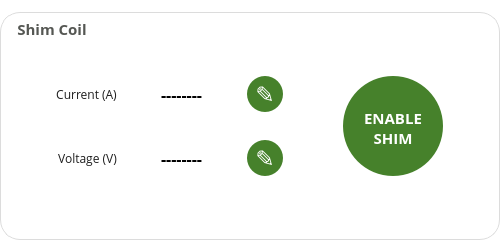
         <widget class="QGroupBox" name="rigol1_group">
          <property name="enabled">
           <bool>true</bool>
          </property>
          <property name="sizePolicy">
           <sizepolicy hsizetype="Expanding" vsizetype="Expanding">
            <horstretch>0</horstretch>
            <verstretch>0</verstretch>
           </sizepolicy>
          </property>
          <property name="minimumSize">
           <size>
            <width>500</width>
            <height>170</height>
           </size>
          </property>
          <property name="maximumSize">
           <size>
            <width>100000</width>
            <height>100000</height>
           </size>
          </property>
          <property name="font">
           <font>
            <family>Open Sans</family>
            <pointsize>11</pointsize>
            <weight>75</weight>
            <bold>true</bold>
           </font>
          </property>
          <property name="styleSheet">
           <string notr="true">QGroupBox {
/*border: 1px solid rgb(180, 180, 180);*/
border: none;
background: white;
border-radius: 20px;
margin-top: 12px;
border: 1px solid rgb(220,220,220);
}

QGroupBox::title {
subcontrol-origin: margin;
/*left: 20px;*/
padding: 0px 3px;
left: 12px;
top: 18px;
color: rgb(85, 87, 83);
}

QGroupBox::title:disabled {
color: rgb(180,180,180);
}</string>
          </property>
          <property name="title">
           <string>Shim Coil</string>
          </property>
          <layout class="QGridLayout" name="gridLayout_4" rowstretch="8,0,1,0,8">
           <property name="horizontalSpacing">
            <number>15</number>
           </property>
           <item row="3" column="1" alignment="Qt::AlignRight">
            <widget class="QLabel" name="label_5">
             <property name="font">
              <font>
               <family>Open Sans</family>
               <pointsize>9</pointsize>
              </font>
             </property>
             <property name="styleSheet">
              <string notr="true">QLabel{ background: none; color: rgb(30,30,30); }
QLabel:disabled{ color: rgb(180,180,180); }</string>
             </property>
             <property name="text">
              <string>Voltage (V)</string>
             </property>
             <property name="alignment">
              <set>Qt::AlignCenter</set>
             </property>
            </widget>
           </item>
           <item row="0" column="2">
            <spacer name="verticalSpacer_12">
             <property name="orientation">
              <enum>Qt::Vertical</enum>
             </property>
             <property name="sizeHint" stdset="0">
              <size>
               <width>20</width>
               <height>40</height>
              </size>
             </property>
            </spacer>
           </item>
           <item row="1" column="1" alignment="Qt::AlignRight">
            <widget class="QLabel" name="label_20">
             <property name="font">
              <font>
               <family>Open Sans</family>
               <pointsize>9</pointsize>
              </font>
             </property>
             <property name="styleSheet">
              <string notr="true">QLabel{ background: none; color: rgb(30,30,30); }
QLabel:disabled{ color: rgb(180,180,180); }</string>
             </property>
             <property name="text">
              <string>Current (A)</string>
             </property>
             <property name="alignment">
              <set>Qt::AlignCenter</set>
             </property>
            </widget>
           </item>
           <item row="3" column="2" alignment="Qt::AlignHCenter">
            <widget class="QLineEdit" name="shim_volt_edit">
             <property name="minimumSize">
              <size>
               <width>100</width>
               <height>36</height>
              </size>
             </property>
             <property name="maximumSize">
              <size>
               <width>100</width>
               <height>36</height>
              </size>
             </property>
             <property name="font">
              <font>
               <family>Open Sans</family>
               <pointsize>12</pointsize>
               <weight>75</weight>
               <bold>true</bold>
              </font>
             </property>
             <property name="styleSheet">
              <string notr="true">QLineEdit { height: 34px; border-radius: 17px; border: none; background: white; color: black; }
QLineEdit:disabled { color: white; }
</string>
             </property>
             <property name="text">
              <string>--------</string>
             </property>
             <property name="alignment">
              <set>Qt::AlignCenter</set>
             </property>
             <property name="readOnly">
              <bool>true</bool>
             </property>
            </widget>
           </item>
           <item row="1" column="0">
            <spacer name="horizontalSpacer_12">
             <property name="orientation">
              <enum>Qt::Horizontal</enum>
             </property>
             <property name="sizeHint" stdset="0">
              <size>
               <width>40</width>
               <height>20</height>
              </size>
             </property>
            </spacer>
           </item>
           <item row="1" column="4">
            <spacer name="horizontalSpacer_13">
             <property name="orientation">
              <enum>Qt::Horizontal</enum>
             </property>
             <property name="sizeType">
              <enum>QSizePolicy::Fixed</enum>
             </property>
             <property name="sizeHint" stdset="0">
              <size>
               <width>45</width>
               <height>20</height>
              </size>
             </property>
            </spacer>
           </item>
           <item row="1" column="3" alignment="Qt::AlignLeft">
            <widget class="QPushButton" name="shim_curr_button">
             <property name="minimumSize">
              <size>
               <width>36</width>
               <height>36</height>
              </size>
             </property>
             <property name="maximumSize">
              <size>
               <width>100000</width>
               <height>36</height>
              </size>
             </property>
             <property name="font">
              <font>
               <family>Open Sans</family>
               <pointsize>17</pointsize>
              </font>
             </property>
             <property name="styleSheet">
              <string notr="true">QPushButton:hover:pressed {
	background-color: qlineargradient(x1: 0, y1: 0, x2: 0, y2: 1, stop: 0 #2f5b12, stop: 1 #2f5b12);
}

QPushButton {
	background-color: qlineargradient(x1: 0, y1: 0, x2: 0, y2: 1, stop: 0 #46812B, stop: 1 #46812B);
	border: none;
	border-radius: 18px;
	color: white;
	height: 36px;
	width: 36px;
}

QPushButton:hover {
	background-color: qlineargradient(x1: 0, y1: 0, x2: 0, y2: 1, stop: 0 #407527, stop: 1 #407527);
}

QPushButton:disabled {
	background-color: qlineargradient(x1: 0, y1: 0, x2: 0, y2: 1, stop: 0 rgb(181, 181, 181), stop: 1 rgb(181, 181, 181));
}</string>
             </property>
             <property name="text">
              <string>✎</string>
             </property>
            </widget>
           </item>
           <item row="3" column="3" alignment="Qt::AlignLeft">
            <widget class="QPushButton" name="shim_volt_button">
             <property name="minimumSize">
              <size>
               <width>36</width>
               <height>36</height>
              </size>
             </property>
             <property name="maximumSize">
              <size>
               <width>100000</width>
               <height>36</height>
              </size>
             </property>
             <property name="font">
              <font>
               <family>Open Sans</family>
               <pointsize>17</pointsize>
              </font>
             </property>
             <property name="styleSheet">
              <string notr="true">QPushButton:hover:pressed {
	background-color: qlineargradient(x1: 0, y1: 0, x2: 0, y2: 1, stop: 0 #2f5b12, stop: 1 #2f5b12);
}

QPushButton {
	background-color: qlineargradient(x1: 0, y1: 0, x2: 0, y2: 1, stop: 0 #46812B, stop: 1 #46812B);
	border: none;
	border-radius: 18px;
	color: white;
	height: 36px;
	width: 36px;
}

QPushButton:hover {
	background-color: qlineargradient(x1: 0, y1: 0, x2: 0, y2: 1, stop: 0 #407527, stop: 1 #407527);
}

QPushButton:disabled {
	background-color: qlineargradient(x1: 0, y1: 0, x2: 0, y2: 1, stop: 0 rgb(181, 181, 181), stop: 1 rgb(181, 181, 181));
}</string>
             </property>
             <property name="text">
              <string>✎</string>
             </property>
            </widget>
           </item>
           <item row="1" column="6">
            <spacer name="horizontalSpacer_14">
             <property name="orientation">
              <enum>Qt::Horizontal</enum>
             </property>
             <property name="sizeType">
              <enum>QSizePolicy::Fixed</enum>
             </property>
             <property name="sizeHint" stdset="0">
              <size>
               <width>45</width>
               <height>20</height>
              </size>
             </property>
            </spacer>
           </item>
           <item row="1" column="2" alignment="Qt::AlignHCenter">
            <widget class="QLineEdit" name="shim_curr_edit">
             <property name="minimumSize">
              <size>
               <width>100</width>
               <height>36</height>
              </size>
             </property>
             <property name="maximumSize">
              <size>
               <width>100</width>
               <height>36</height>
              </size>
             </property>
             <property name="font">
              <font>
               <family>Open Sans</family>
               <pointsize>12</pointsize>
               <weight>75</weight>
               <bold>true</bold>
              </font>
             </property>
             <property name="styleSheet">
              <string notr="true">QLineEdit { height: 34px; border-radius: 17px; border: none; background: white; color: black; }
QLineEdit:disabled { color: white; }
</string>
             </property>
             <property name="text">
              <string>--------</string>
             </property>
             <property name="alignment">
              <set>Qt::AlignCenter</set>
             </property>
             <property name="readOnly">
              <bool>true</bool>
             </property>
            </widget>
           </item>
           <item row="2" column="2">
            <spacer name="verticalSpacer_13">
             <property name="orientation">
              <enum>Qt::Vertical</enum>
             </property>
             <property name="sizeHint" stdset="0">
              <size>
               <width>20</width>
               <height>40</height>
              </size>
             </property>
            </spacer>
           </item>
           <item row="1" column="5" rowspan="3">
            <widget class="QPushButton" name="rigol1_hv_button">
             <property name="minimumSize">
              <size>
               <width>100</width>
               <height>100</height>
              </size>
             </property>
             <property name="maximumSize">
              <size>
               <width>100</width>
               <height>100</height>
              </size>
             </property>
             <property name="font">
              <font>
               <family>Open Sans</family>
               <pointsize>11</pointsize>
               <weight>75</weight>
               <bold>true</bold>
              </font>
             </property>
             <property name="styleSheet">
              <string notr="true">QPushButton:hover:pressed {
	background-color: qlineargradient(x1: 0, y1: 0, x2: 0, y2: 1, stop: 0 rgb(47, 91, 18), stop: 1 rgb(47, 91, 18));
}

QPushButton {
	background-color: qlineargradient(x1: 0, y1: 0, x2: 0, y2: 1, stop: 0 #46812B, stop: 1 #46812B);
	border: none;
	color: white;
	border-radius: 50px;
	padding-top: 3px;
}

QPushButton:hover {
	background-color: qlineargradient(x1: 0, y1: 0, x2: 0, y2: 1, stop: 0 #407527, stop: 1 #407527);
}

QPushButton:disabled {
	background-color: qlineargradient(x1: 0, y1: 0, x2: 0, y2: 1, stop: 0 rgb(181, 181, 181), stop: 1 rgb(181, 181, 181));
}</string>
             </property>
             <property name="text">
              <string>ENABLE
SHIM</string>
             </property>
            </widget>
           </item>
           <item row="4" column="2">
            <spacer name="verticalSpacer_14">
             <property name="orientation">
              <enum>Qt::Vertical</enum>
             </property>
             <property name="sizeHint" stdset="0">
              <size>
               <width>20</width>
               <height>40</height>
              </size>
             </property>
            </spacer>
           </item>
          </layout>
         </widget>
